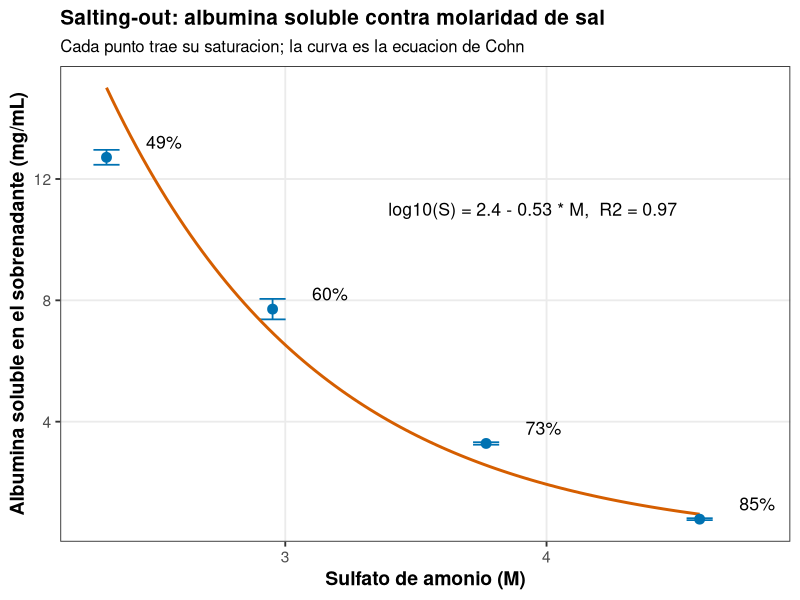
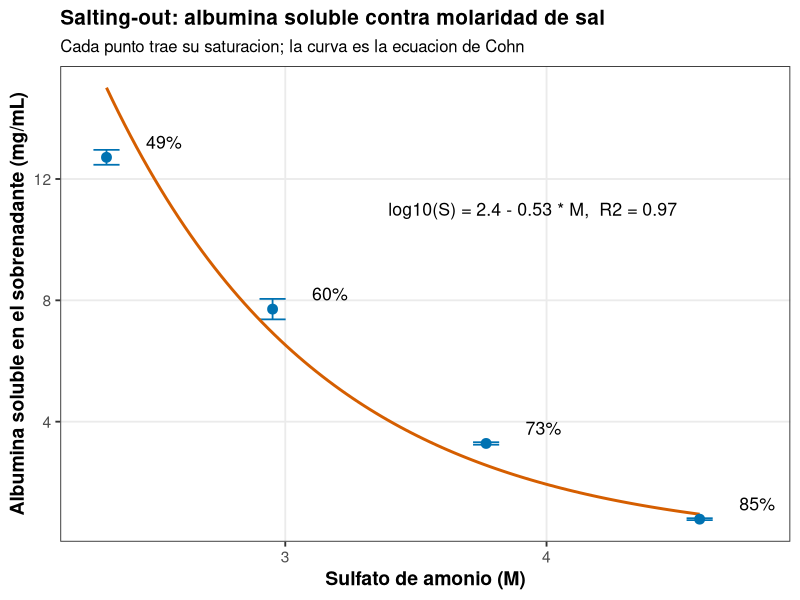

Generate these figures, in order, with R:
# ==========================================================================
# P4. Precipitacion de albumina con sulfato de amonio
# ==========================================================================
# Autor: Dr. Jose Juan Torres Martinez
# Docente de Ciencias Quimicas
# Universidad Autonoma de San Luis Potosi (UASLP)
# Mexico
#
# Material academico para estudiantes
# Serie "Bioseparaciones" - Laboratorio, Practica 4. Sulfato de amonio
#
# Descripcion: Practica 4 del laboratorio: la precipitacion de albumina con sulfato de amonio en viales. Aqui se mide el sobrenadante por Bradford: la absorbancia a 595 nm es la medicion y la concentracion sale de la curva de calibracion, con una dilucion 1:1000 que deja la lectura dentro de la curva. Despues se convierte a molaridad la masa de sulfato de amonio indicada en el manual para cada saturacion (49, 60, 73 y 85%, gramos por vial de 5 mL), y se ajusta la ecuacion de Cohn a la solubilidad de albumina medida en el sobrenadante. Lo que se aprende aqui es la tabla de solubilidad contra molaridad que pide el manual, construida con los gramos del manual y la albumina medida.
#
# Objetivos de aprendizaje:
#   - Convertir la absorbancia a 595 nm en concentracion con la curva de Bradford.
#   - Convertir los gramos del manual a molaridad de sulfato de amonio.
#   - Construir la tabla de solubilidad contra concentracion molar.
#   - Ajustar la ecuacion de Cohn a los datos de la practica.

# Datos: datos_sulfato.csv (estandares de Bradford y muestras del sobrenadante con su absorbancia a 595 nm y su factor de dilucion; saturacion y gramos del manual; 3 replicas).
# Desarrollo: llegamos a la mesa con los viales de albumina y el sulfato de amonio del manual. Primera parada: la curva de Bradford y la conversion de la absorbancia a concentracion. Segunda parada: convertir los gramos del manual a molaridad. Tercera parada: ajustar la ecuacion de Cohn a la solubilidad medida en el sobrenadante. En cada parada calculamos y comentamos que significa el resultado antes de seguir.
# ==========================================================================

library(tidyverse)

# --------------------------------------------------------------------------
# Carpeta de trabajo: la del propio script
# --------------------------------------------------------------------------
# El script resuelve solo la carpeta donde esta guardado y la pone como
# carpeta de trabajo, asi los archivos de datos se leen por su nombre y la
# grafica se guarda en la misma carpeta, sin editar rutas.
# Primero prueba la ruta del documento activo en RStudio o Positron, luego
# la ruta del archivo al correr con Rscript o source(), y si nada de eso
# da una ruta, se queda en la carpeta de trabajo actual.
ruta_script <- NULL
if (requireNamespace("rstudioapi", quietly = TRUE) &&
    rstudioapi::isAvailable()) {
  ruta_script <- tryCatch(
    rstudioapi::getActiveDocumentContext()$path,
    error = function(e) NULL
  )
}
if (is.null(ruta_script) || !nzchar(ruta_script)) {
  ruta_script <- tryCatch(sys.frame(1)$ofile, error = function(e) NULL)
}
# Con Rscript el archivo no deja marco en la pila, asi que su ruta viene
# en los argumentos de la linea de comandos (--file=...).
if (is.null(ruta_script) || !nzchar(ruta_script)) {
  archivo <- grep("--file=", commandArgs(trailingOnly = FALSE), value = TRUE)
  if (length(archivo) > 0) {
    ruta_script <- sub("--file=", "", archivo[1])
  }
}
if (!is.null(ruta_script) && nzchar(ruta_script)) {
  setwd(dirname(normalizePath(ruta_script, mustWork = FALSE)))
}

# Estilo de graficas: tema claro y legible, paleta apta para daltonicos
# (Okabe-Ito) y tamano de fuente base mayor, para que las graficas se
# lean bien en el reporte y en la presentacion.
paleta <- c("#0072B2", "#E69F00", "#009E73", "#CC79A7", "#56B4E9", "#D55E00")
tema <- theme_bw(base_size = 14) +
  theme(
    plot.title = element_text(face = "bold", size = 15),
    plot.subtitle = element_text(size = 12),
    axis.title = element_text(face = "bold"),
    legend.position = "bottom",
    legend.title = element_text(face = "bold"),
    panel.grid.minor = element_blank()
  )

# --------------------------------------------------------------------------
# Protocolo (Manual de Practicas, Practica 4. Sulfato de amonio)
# --------------------------------------------------------------------------
# Paso 1. Preparar 20 mL de una solucion de albumina a 15 mg/mL en buffer de fosfato (50 mM, pH 7).
# Paso 2. Colocar 5 mL de esa solucion en 4 viales. Tomar uno de los viales, agregar un agitador magnetico y colocarlo en una placa de agitacion, agitando a una velocidad en la que no se genere espuma.
# Paso 3. Pesar sulfato de amonio y agregarlo al vial poco a poco hasta alcanzar 49% de saturacion (1.53 g por vial de 5 mL, segun la tabla del manual; la cantidad se determina con la tabla citada en el manual: http://www.encorbio.com/protocols/AM-SO4.htm). Hay que esperar a que se disuelvan los cristales antes de adicionar mas. Una vez disueltos todos los cristales, retirar el vial de la placa.
# Paso 4. Repetir con el resto de los viales hasta alcanzar saturaciones de 60% (1.95 g), 73% (2.49 g) y 85% (3.03 g). Al terminar con el ultimo vial, dejar reposar los viales 5 min para que se complete la precipitacion.
# Paso 5. Mezclar suavemente los viales y tomar 1.5 mL de suspension de cada uno en tubos de centrifuga. Centrifugar a 15000g por 5 min.
# Paso 6. Separar el sobrenadante de cada tubo y cuantificar la concentracion de proteina con el metodo de Bradford. Diluir las muestras a analizar con agua, de manera que la concentracion maxima de sulfato de amonio sea 1 M; diluir aun mas si hace falta.
# Paso 7. Con los datos obtenidos generar una tabla de solubilidad de albumina contra la concentracion molar de sulfato de amonio.
# Paso 8. Agregar a los precipitados obtenidos 1 mL de agua y determinar visualmente si es posible disolver completamente a la albumina.
# Principio (manual): al agregar sal la solubilidad de la proteina primero sube (salting-in) hasta un maximo y despues baja rapido (salting-out) hasta precipitar. El sulfato de amonio es la sal mas usada por su bajo costo; el anion mas efectivo para precipitar es el citrato y el cation mas efectivo es el amonio. La precipitacion con sales es barata, escalable, continua y usa equipo sencillo.
# Seguridad y reglas (manual): agitar con suavidad, sin generar espuma; agregar los cristales poco a poco esperando a que se disuelvan; bata blanca obligatoria y guantes cuando se indique; limpiar la mesa antes y despues.

# --------------------------------------------------------------------------
# Parada 1. Curva de Bradford y conversion de la absorbancia a concentracion
# --------------------------------------------------------------------------
# El sobrenadante de cada vial se mide por Bradford: la absorbancia a 595 nm
# es la medicion y la concentracion sale de la curva de calibracion. El CSV
# trae los estandares de Bradford (0, 2.5, 5, 10 y 20 ug/mL, por triplicado,
# los mismos valores de la practica 3) y las muestras con su absorbancia y su
# factor de dilucion. Ajustamos la recta y el polinomio a los estandares y
# convertimos cada absorbancia en concentracion con la recta, como en la
# practica 3.
# Dilucion (paso 6 del manual): el sobrenadante anda en unos 12 mg/mL y la
# curva de Bradford llega hasta 20 ug/mL, asi que se diluye 1:1000 (en dos
# pasos, 1:100 y luego 1:10). Con ese factor, la concentracion diluida en
# ug/mL es numericamente igual a la concentracion original en mg/mL. La
# dilucion tambien deja el sulfato de amonio muy por debajo de 1 M, como
# pide el manual.
datos <- read_csv("datos_sulfato.csv", show_col_types = FALSE)

estandares <- filter(datos, tipo == "estandar")
ajuste_lineal <- lm(absorbancia_595 ~ concentracion_ug_ml, data = estandares)
ajuste_poli <- lm(absorbancia_595 ~ concentracion_ug_ml +
                    I(concentracion_ug_ml^2), data = estandares)
print(tibble(
  modelo = c("Lineal", "Polinomial grado 2"),
  r_cuadrado = c(summary(ajuste_lineal)$r.squared,
                 summary(ajuste_poli)$r.squared)
))

muestras <- filter(datos, tipo == "muestra") %>%
  mutate(
    concentracion_diluida_ug_ml =
      (absorbancia_595 - coef(ajuste_lineal)[["(Intercept)"]]) /
      coef(ajuste_lineal)[["concentracion_ug_ml"]],
    solubilidad_sobrenadante_mg_ml =
      concentracion_diluida_ug_ml * factor_dilucion / 1000
  )
print(muestras %>%
        select(saturacion_pct, replica, absorbancia_595, factor_dilucion,
               concentracion_diluida_ug_ml, solubilidad_sobrenadante_mg_ml))

datos <- muestras

# --------------------------------------------------------------------------
# Parada 2. Gramos del manual a molaridad
# --------------------------------------------------------------------------
# Estamos en la mesa con los viales de 5 mL de albumina. Pesamos el sulfato de amonio que indica el manual para cada saturacion y lo convertimos a molaridad con su peso molecular de 132.14 g/mol y el volumen del vial.
# Peso molecular del sulfato de amonio: 132.14 g/mol.
# Cada vial tiene 5 mL de solucion de albumina (15 mg/mL en fosfato
# 50 mM, pH 7, segun el manual).
datos <- datos %>%
  mutate(molaridad_M = gramos_5ml / 132.14 / 0.005)

resumen <- datos %>%
  group_by(saturacion_pct, gramos_5ml, molaridad_M) %>%
  summarise(
    solubilidad_media = mean(solubilidad_sobrenadante_mg_ml),
    de = sd(solubilidad_sobrenadante_mg_ml),
    .groups = "drop"
  )

print(resumen)

# --------------------------------------------------------------------------
# Parada 3. Comprobacion de los gramos del manual (post-laboratorio 3)
# --------------------------------------------------------------------------
# El manual pide comprobar que el procedimiento de la pagina de referencia
# para calcular el sulfato de amonio es correcto. La formula estandar de
# saturacion (Scopes; la tabla citada en el manual) da los gramos por
# litro para pasar de 0% a S% de saturacion a 25 C:
#   g/L = 533 * S / (100 - 0.3 * S).
# Para un vial de 5 mL se multiplica por 0.005 L y se compara con los
# gramos del manual. La saturacion del 100% a 25 C es 761.4 g/L = 5.76 M.
verificacion_gramos <- tibble(
  saturacion_pct = c(49, 60, 73, 85),
  gramos_manual = c(1.53, 1.95, 2.49, 3.03)
) %>%
  mutate(
    gramos_por_litro = 533 * saturacion_pct / (100 - 0.3 * saturacion_pct),
    gramos_calculados = gramos_por_litro * 0.005,
    diferencia_g = gramos_calculados - gramos_manual
  )

print(verificacion_gramos)

# --------------------------------------------------------------------------
# Parada 4. Ajuste de Cohn a la solubilidad en el sobrenadante
# --------------------------------------------------------------------------
# Seguimos con los viales: ahora ajustamos la ecuacion de Cohn a la solubilidad que quedo en el sobrenadante, medida por Bradford. La fraccion soluble se calcula contra los 15 mg/mL iniciales.
ajuste <- lm(log10(solubilidad_media) ~ molaridad_M, data = resumen)
print(summary(ajuste))

tabla_cohn <- tibble(
  beta = coef(ajuste)[["(Intercept)"]],
  ks_por_M = -coef(ajuste)[["molaridad_M"]]
)
print(tabla_cohn)

# Fraccion de albumina que queda soluble a cada saturacion, respecto a
# los 15 mg/mL iniciales.
resumen <- resumen %>%
  mutate(fraccion_soluble = solubilidad_media / 15.0)
print(resumen)

# --------------------------------------------------------------------------
# Parada 5. Grafica: solubilidad en el sobrenadante contra molaridad
# --------------------------------------------------------------------------
# Graficamos la albumina que queda soluble en el sobrenadante contra la molaridad de sal: cada punto es la media de tres replicas con su barra de desviacion y su saturacion anotada; la curva es el ajuste de Cohn (en escala lineal es una exponencial decreciente) y el texto trae su ecuacion y su R2.
curva_cohn <- tibble(
  molaridad_M = seq(min(resumen$molaridad_M),
                    max(resumen$molaridad_M), length.out = 100)
) %>%
  mutate(solubilidad_ajustada = 10^predict(ajuste, newdata = .))
ecuacion_cohn <- paste0(
  "log10(S) = ", round(coef(ajuste)[["(Intercept)"]], 2),
  " - ", round(-coef(ajuste)[["molaridad_M"]], 2), " * M,  R2 = ",
  round(summary(ajuste)$r.squared, 3)
)
grafica <- ggplot(
  resumen,
  aes(x = molaridad_M, y = solubilidad_media)
) +
  geom_errorbar(aes(ymin = solubilidad_media - de,
                    ymax = solubilidad_media + de),
                width = 0.1, linewidth = 0.6, color = paleta[1]) +
  geom_line(data = curva_cohn,
            aes(x = molaridad_M, y = solubilidad_ajustada),
            color = paleta[6], linewidth = 1) +
  geom_point(size = 3, color = paleta[1]) +
  geom_text(aes(label = paste0(saturacion_pct, "%")),
            nudge_x = 0.22, nudge_y = 0.5, size = 4.5) +
  annotate("text", x = 4.5, y = 11, label = ecuacion_cohn,
           hjust = 1, size = 4.5) +
  labs(
    x = "Sulfato de amonio (M)",
    y = "Albumina soluble en el sobrenadante (mg/mL)",
    title = "Salting-out: albumina soluble contra molaridad de sal",
    subtitle = "Cada punto trae su saturacion; la curva es la ecuacion de Cohn"
  ) +
  tema

print(grafica)

# --------------------------------------------------------------------------
# 6. Exportar la grafica
# --------------------------------------------------------------------------
# Antes de terminar la practica guardamos la grafica de la practica.
ggsave("04_sulfato.png", grafica,
       width = 18, height = 12, units = "cm", dpi = 300)

# --------------------------------------------------------------------------
# Interpretacion
# --------------------------------------------------------------------------
# Grafica (albumina soluble contra molaridad de sal): el eje x es la molaridad de sulfato de amonio en M y el eje y es la albumina soluble en el sobrenadante en mg/mL; cada punto trae su saturacion anotada y la curva es el ajuste de Cohn, con su ecuacion y su R2 en el texto.
# - La albumina soluble en el sobrenadante cae de unos 12.7 mg/mL a 49% de saturacion a menos de 1 mg/mL a 85%: la proteina pasa al precipitado. Esto significa que al subir la sal la albumina deja la solucion y se recupera en el precipitado, y por eso lo siguiente es separar ese precipitado y redisolverlo.
# - El logaritmo de la solubilidad es lineal con la molaridad, como pide la ecuacion de Cohn. Esto significa que los datos de la practica siguen el modelo de la teoria, y con beta y Ks se predice la solubilidad a cualquier saturacion.

# --------------------------------------------------------------------------
# Que aprendimos
# --------------------------------------------------------------------------
# - La absorbancia a 595 nm se convierte en concentracion con la curva de Bradford; la dilucion 1:1000 deja la lectura dentro de la curva y el sulfato por debajo de 1 M.
# - Los gramos del manual se convierten a molaridad con el peso molecular y el volumen del vial.
# - La tabla de solubilidad contra molaridad es el resultado que pide el manual para esta practica.
# Terminamos la practica de precipitacion con sulfato de amonio: ya tenemos la tabla de solubilidad contra molaridad que pide el manual. Seguimos a la siguiente practica: la precipitacion con acetona, donde la temperatura decide cuanta proteina se recupera.
